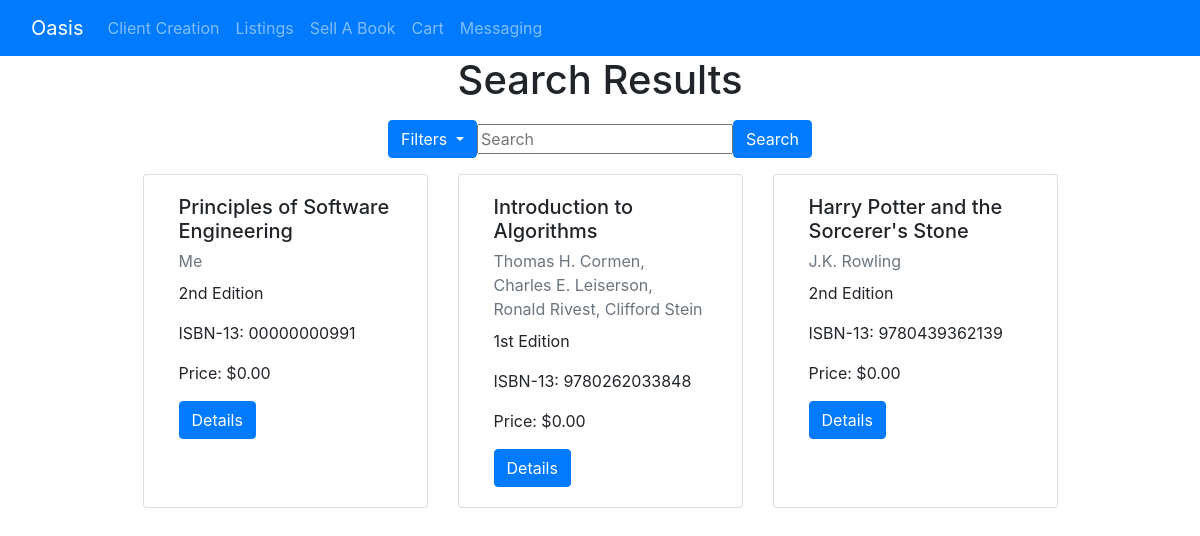
/pages/listings/, run on an earlier commit of the app's database.
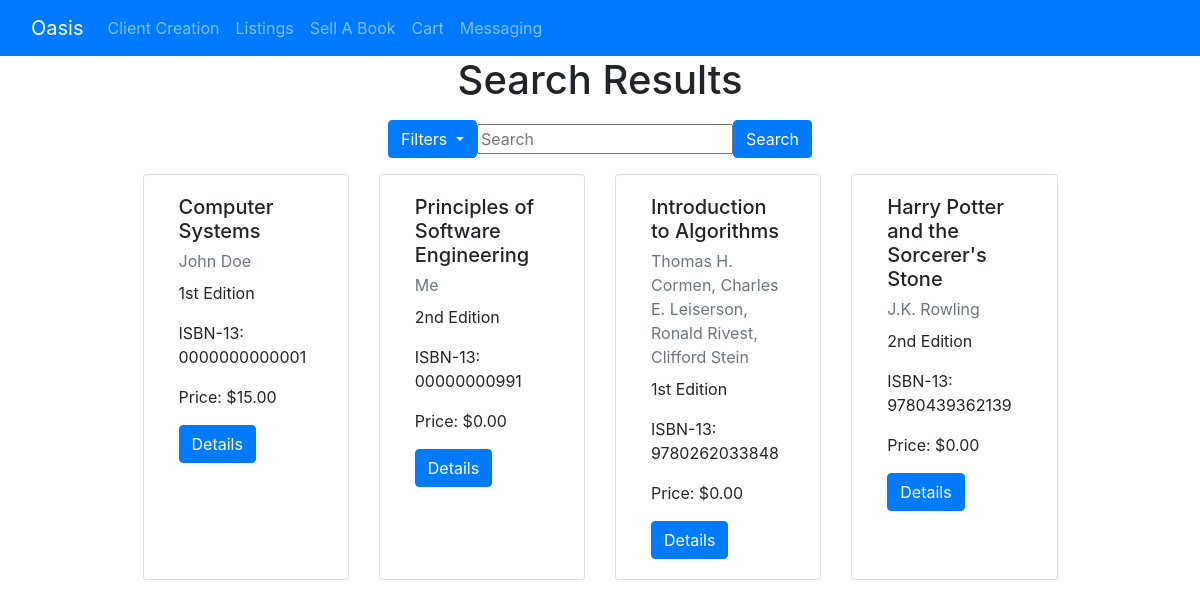
And on a later commit of the database.
### pages/models.py (models this page shows, shortened)
class Listing(models.Model):
    id = models.UUIDField(primary_key=True, default=uuid.uuid4, help_text='unique id for this listing')
    book = models.ForeignKey('Book', on_delete=models.RESTRICT, null=True)
    date_added = models.DateTimeField(auto_now_add=True)
    user = models.ForeignKey(User,
                        default = 1,
                        null = True,
                        on_delete = models.SET_NULL
                        )
    price= models.DecimalField(max_digits=10, decimal_places=2)
    condition = models.CharField(
        max_length=1,
        choices=CONDITION,
        blank=True,
        default=1,
        help_text='Book condition',
    )
    class Meta:
        ordering = ['-date_added']
    def get_absolute_url(self):
        return reverse('listings-detail', args=[str(self.id)])

class Book(models.Model):
    title = models.CharField(max_length=200)
    author = models.CharField(max_length=100)
    isbn = models.CharField('ISBN', max_length=13, unique=True, help_text='13 Character <a href="https://www.isbn-international.org/content/what-isbn">ISBN number</a>')
    edition = models.CharField(max_length=5) #length here assumes no more than 999th edition -- seems like a reasonable assumption
    pub_year = models.SmallIntegerField()

### pages/views.py (the view)
# urls.py: path('listings/', views.ListingView.as_view(), name='listings'),
class ListingView(generic.ListView):
    model = Listing
    context_object_name = 'listing_view'
    queryset = Listing.objects.all()
    template_name = 'listings_view.html'  # Specify your own template name/location
    def get_queryset(self, *args, **kwargs):
        val = self.request.GET.get("q")
        if val:
            queryset = Listing.objects.filter(
                Q(book__title__icontains=val) |
                Q(book__author__icontains=val)
                ).distinct()
        else:
            queryset = Listing.objects.all()
        return queryset

### cart/context_processors.py (called while the page is built)
def cart(request):
     return {'cart': Cart(request)}

### pages/templates/listings_view.html (shortened to what this page needs)
{% extends "base.html" %}
{% block content %}
<div class="text-center">
  <h1>Search Results</h1>
</div>
<div class="row">
  <div class="col-12 py-2 mx-auto">
    <form class="form-inline justify-content-center">
      <div class="dropdown">
        <button class="btn btn-primary dropdown-toggle" type="button" id="dropdownMenuButton" data-toggle="dropdown" aria-haspopup="true" aria-expanded="false">
          Filters
        </button>
      </div>
      <form name="search" method="GET" action="{% url 'listings' %}">
        <input type="text" name="q" placeholder="Search"/>
        <button class="btn btn-primary " type="submit">Search</button>
      </form>
    </form>
  </div>
</div>
{% if object_list %}
<div class="card-deck col-lg-10 col-sm-12 py-2 mx-auto">
  {% for object in object_list %}
    <div class="card col-sm-4 rounded">
      <div class="card-body">
        <h5 class="card-title"> {{ object.book.title }}</h5>
        <p class="card-subtitle mb-2 text-muted"> {{ object.book.author }}</p>
        <p class="card-text">{{ object.book.edition }} Edition</p>
        <p class="card-text">ISBN-13: {{ object.book.isbn }}</p>
        <p class="card-text">Price: ${{ object.price}}</p>
        <a href="{{ object.get_absolute_url }}" class="btn btn-primary">Details</a>
      </div>
    </div>
  {% endfor %}
</div>
{% else %}
<p>There are no current listings.</p>
{% endif %}
{% endblock %}

### pages/templates/base.html (shortened to what this page needs)
<!DOCTYPE html>
<html lang="en">
<head>
  <link rel="stylesheet" href="https://cdn.jsdelivr.net/npm/bootstrap@4.5.3/dist/css/bootstrap.min.css">
</head>
<body>
  {% block sidebar %}
  <nav class="navbar navbar-expand-lg navbar-dark bg-primary sticky-top">
    <div class="container-fluid">
      <a class="navbar-brand" href="{% url 'index' %}">Oasis</a>
      <div class="collapse navbar-collapse" id="navbarNav">
        <ul class="navbar-nav">
          <li class="nav-item">
            <a class="nav-link" href="{% url 'clientcreation' %}">Client Creation</a>
          </li>
          <li class="nav-item">
            <a class="nav-link" href="{% url 'listings' %}">Listings</a>
          </li>
          <li class="nav-item">
            <a class="nav-link" href="{% url 'sellerlisting' %}">Sell A Book</a>
          </li>
          <li class="nav-item">
            <a class="nav-link" href="{% url 'cart:cartdetail' %}">Cart</a>
          </li>
          <li class="nav-item">
            <a class="nav-link" href="{% url 'messaging' %}">Messaging</a>
          </li>
        </ul>
      </div>
    </div>
  </nav>
  {% endblock %}
  <div class="col-sm-12">{% block content %}{% endblock %}</div>
</body>
</html>

What changed in the data, as far as the page shows it:
added Listing: book "Computer Systems", book.author "John Doe", book.edition "1st", book.isbn "0000000000001", price "15.00"
